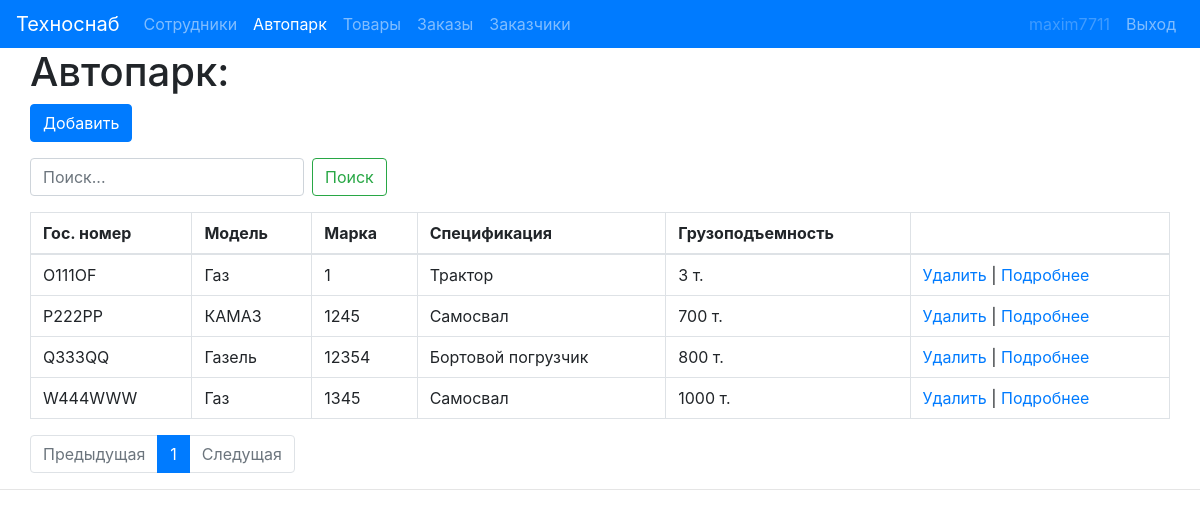
Screenshot of /cars/ (signed in) with the database file from the repository.
### cars/models.py (models this page shows, shortened)
class Cars(models.Model):
    state_number = models.CharField(max_length=7, verbose_name="Гос номер", unique=True)
    Model_caption = models.CharField(max_length=30, verbose_name="Модель", null=True)
    Spec_caption = models.CharField(max_length=30, verbose_name="Спецификация", null=True)
    Mark_caption = models.CharField(max_length=30, verbose_name="Марка", null=True)
    carrying = models.PositiveIntegerField(verbose_name="Грузоподъемность", default=0)
    rent = models.PositiveIntegerField(verbose_name="Аренда", default=0)
    class Meta:
        verbose_name = "Автомобиль"
        verbose_name_plural ="Автомобили"
        ordering = ['state_number']

### cars/views.py (the view)
# urls.py: path('cars/', include('cars.urls')),
def cars(request):
    search_query = request.GET.get('search', '')
    if search_query:
        cars = Cars.objects.filter(Q(state_number__icontains=search_query) |
                                   Q(Model_caption__icontains=search_query) |
                                   Q(Spec_caption__icontains=search_query) |
                                   Q(Mark_caption__icontains=search_query) |
                                   Q(carrying__icontains=search_query))
    else:
        cars = Cars.objects.all()
    paginator = Paginator(cars, 10)
    page_number = request.GET.get('page', 1)
    page = paginator.get_page(page_number)
    is_paginated = page.has_other_pages()
    if page.has_previous():
        prev_url = '?page={}'.format(page.previous_page_number())
    else:
        prev_url = ''
    if page.has_next():
        next_url = '?page={}'.format(page.next_page_number())
    else:
        next_url = ''
    context = {
        'page_object': page,
        'is_paginated': is_paginated,
        'next_page_url': next_url,
        'prev_page_url': prev_url
    }
    return render(request, 'cars.html', context=context)

### cars/templates/cars.html (shortened to what this page needs)
{% extends 'base.html' %}
{% block content%}
<div class="container">
	<div class="row">
		<div class="col">
			<h1>Автопарк:</h1>
			<p><a href="create/" class="btn btn-primary">Добавить</a></p>
			<p>
				<form method="get" class="form-inline">
				    <input class="form-control mr-sm-2" type="search" name="search" placeholder="Поиск..." aria-label="Search" required="">
				    <button class="btn btn-outline-success my-2 my-sm-0" type="submit">Поиск</button>
				</form>
			</p>
			<table class="table table-bordered">
			  <thead>
			    <tr>
			      <th scope="col">Гос. номер</th>
			      <th scope="col">Модель</th>
			      <th scope="col">Марка</th>
			      <th scope="col">Спецификация</th>
			      <th scope="col">Грузоподъемность</th>
			      <th scope="col"></th>
			    </tr>
			  </thead>
			  <tbody>
			  	{% for cars in page_object.object_list %}
			    	<tr>
					      <td>{{cars.state_number}}</td>
					      <td>{{cars.Model_caption}}</td>
					      <td>{{cars.Mark_caption}}</td>
					      <td>{{cars.Spec_caption}}</td>
					      <td>{{cars.carrying}} т.</td>
					      <td><a href="delete/{{cars.id}}">Удалить</a> | <a href="detail/{{cars.id}}">Подробнее</a></td>
			   	 	</tr>
			    {% endfor %}
			  </tbody>
			</table>
				<nav aria-label="...">
					  <ul class="pagination">
						    <li class="page-item {%if not prev_page_url %} disabled {% endif %}">
						      	<a class="page-link" href="{{ prev_page_url }}" tabindex="-1" aria-disabled="true">Предыдущая</a>
						    </li>
							{% for n in page_object.paginator.page_range %}
								{% if page_object.number == n %}
									<li class="page-item active" aria-current="page">
								    	<a class="page-link" href="?page={{ n }}">{{ n }} <span class="sr-only">(current)</span></a>
								    </li>
									{% elif n > page_object.number|add:-3 and n < page_object.number|add:3 %}
								    <li class="page-item">
								    	<a class="page-link" href="?page={{ n }}">{{ n }}</a>
								    </li>
								{% endif %}
							{% endfor %}
						    <li class="page-item {%if not next_page_url %} disabled {% endif %}">
						      	<a class="page-link" href="{{ next_page_url }} ">Следущая</a>
						    </li>
					  </ul>
				</nav>
		</div>
	</div>
</div>
{% endblock %}

### main/templates/base.html (shortened to what this page needs)
<!DOCTYPE html>
<html lang="en">
<head>
	{% load static %}
	<link rel="stylesheet" href="https://stackpath.bootstrapcdn.com/bootstrap/4.4.1/css/bootstrap.min.css">
	<link rel="stylesheet" href="{% static 'css/reset.css' %}">
	<link rel="stylesheet" href="{% static 'css/BaseStyle.css' %}">
</head>
<body>
 <nav class="navbar navbar-expand-lg  navbar-dark bg-primary">
  <a class="navbar-brand" href="#">Техноснаб</a>
  <div class="collapse navbar-collapse" id="navbarSupportedContent">
	   <ul class="navbar-nav mr-auto">
				      {% url 'workers' as url_workers %}
								{% url 'cars' as url_cars %}
								{% url 'services' as url_services %}
								{% url 'orders' as url_orders %}
								{% url 'customers' as url_customers %}
								{% url 'login' as url_login %}
								{% url 'logout' as url_logout %}
								{% url 'register' as url_register %}
								<li class="nav-item "><a class="nav-link {% if url_workers == request.path %}active{% endif %}" href="{{url_workers}}">Сотрудники</a></li>
								<li class="nav-item "><a class="nav-link {% if url_cars == request.path %}active{% endif %} " href="{{url_cars}}">Автопарк</a></li>
								<li class="nav-item "><a class="nav-link {% if url_services == request.path %}active{% endif %}" href="{{url_services}}">Товары</a></li>
								<li class="nav-item "><a class="nav-link {% if url_orders == request.path %}active{% endif %}" href="{{url_orders}}">Заказы</a></li>
								<li class="nav-item "><a class="nav-link {% if url_customers == request.path %}active{% endif %}" href="{{url_customers}}">Заказчики</a></li>
				    </ul>
				    <form class="form-inline my-2 my-lg-0">
						    <ul class="navbar-nav ">
								{% if user.is_staff %}
									<li class="nav-item "><a class="nav-link disabled" href="{{url_register}}">{{request.user}}</a></li>
									<li class="nav-item "><a class="nav-link {% if url_logout == request.path %}active{% endif %}" href="{{url_logout}}">Выход</a></li>
								{% else %}
									<li class="nav-item "><a class="nav-link {% if url_login == request.path %}active{% endif %}" href="{{url_login}}">Авторизация</a></li>
								{% endif %}
							</ul>
    </form>
  </div>
</nav>
	<div class="container-fluid">
		<div class="row">
			<div class="col">
	{% if request.user.is_authenticated  %}
	{% block content%}
	{% endblock %}
	{% else %}
		<h1>Вы не авторизованы</h1>
	{% endif %}
			</div>
		</div>
	</div>
	<footer class="footer text-muted justify ">
					<hr>
	</footer>
</body>
</html>

### main/static/css/BaseStyle.css (style rules this page uses)
.container { padding-left: 0px; padding-right: 0px; width: 100%; }

### rows the page displays
Cars: state_number "O111OF", Model_caption "Газ", Mark_caption "1", Spec_caption "Трактор", carrying "3"
Cars: state_number "P222PP", Model_caption "КАМАЗ", Mark_caption "1245", Spec_caption "Самосвал", carrying "700"
Cars: state_number "Q333QQ", Model_caption "Газель", Mark_caption "12354", Spec_caption "Бортовой погрузчик", carrying "800"
Cars: state_number "W444WWW", Model_caption "Газ", Mark_caption "1345", Spec_caption "Самосвал", carrying "1000"

### other values shown
{{ request.user }} "maxim7711"
{{ n }} "1"
